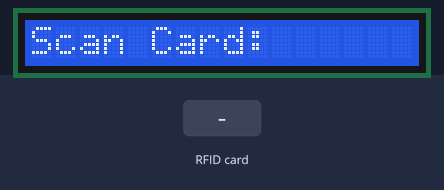
This sketch was run on a simulated Arduino Uno, built with avr-gcc and run on an emulated ATmega328P. Shown: 16×1 character LCD. The inputs (shaded band) are chosen by the test bench. What the sketch prints to the serial monitor is not drawn.

Above: at 2.4 s.
2.5 s: RFID card 5E 7A 19 C4 held to the reader
At 3.3 s:
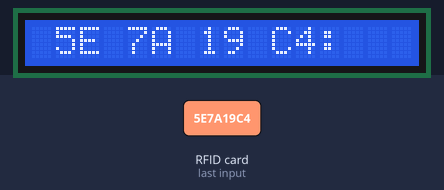
At 4.3 s:
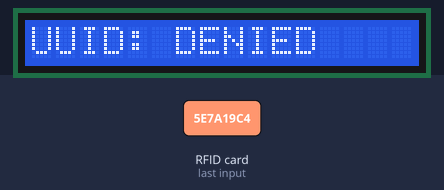
Timing chart, 0 to 5.8 s (numbered marks = the images above; inputs shaded):
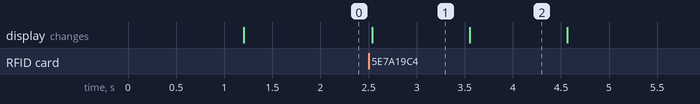

Measured:
- after the input at 2.5 s, the display: changes at once (image 1)
- what the display in image 1 shows lasts 1.1 s, from 2.5 s to 3.6 s

The sketch:

comboI2C_lcd_rfid.ino
```cpp
/*------------------------------------------------------------------------------
  PROJECT:      Module tests
  FILE:         comboI2C_lcd_rfid.ino
  AUTHOR:       SSQ66648
  VERSION:      v1.0
  DESCRIPTION:  Testing and experimentation of Arduino module cobination: RFID-RC522 and LCD-1602A
  ------------------------------------------------------------------------------
  NOTES:
    +
  TESTING RESULTS:
    v1.0:
      Copied releveant parts of LCD test code: still functional.
      setting lcd.begin(0,0) resulted in 2*missing characters from serial input on line 1: returned to begin(16,1).
      did not need to tackle I2C adresses as neither module required same pins.
      current version of comparing UID iteratively takes FAR too long: to be addressed in v2.0
      built in led not outputting high: will test if working on own sketch.
    v1.1:
      comparison delay was caused by forgotten delay() line. However may be able to use comparison such as memcmp() in future versions.
  TODO:
    +
  (lesser) TODO:
    + test LED_BUILTIN is working/fix
    + add LEDs for "access granted" or denied (not entirely relevant but more interesting and relays information at a glance)
  ----------------------------------------------------------------------------*/

//Header files------------------------------------------------------------------
//lcd module
#include <Wire.h>
#include <LiquidCrystal_I2C.h>
//rfid module
#include <SPI.h>
#include <MFRC522.h>


//Definitions-------------------------------------------------------------------
#define RST_PIN         9           // RFID rst pin
#define SS_PIN          10          // RFID ss pin


//Constructors------------------------------------------------------------------
LiquidCrystal_I2C lcd(0x27, 16, 2); // set the LCD address to 0x27 for a 16 chars and 2 line display
MFRC522 mfrc522(SS_PIN, RST_PIN);   // Create rfid instance.


//Member variables--------------------------------------------------------------
int targetCode[] = {89, 213, 190, 178}; //"authenticed UUID" (testing white Card UID (hex): 59 D5 BE B2)


//Setup-------------------------------------------------------------------------
void setup() {
  //feedback LED
  pinMode(LED_BUILTIN, OUTPUT);
  digitalWrite(LED_BUILTIN, LOW);

  Serial.begin(9600);
  //Specify which program is currently running on Arduino
  Serial.println(F("START " __FILE__ " from " __DATE__ "\r\n"));

  //-----initialise LCD steps------
  lcd.init();
  lcd.backlight();

  //testing: previously (16,1)
  lcd.begin(16, 1);

  // Print a message to the LCD.
  lcd.backlight();
  lcd.setCursor(0, 0);
  lcd.print("RFID test...");
  delay(1000);
  lcd.clear();
  lcd.print("Scan Card: ");

  //-----initialise RFID steps-----
  while (!Serial);    // Do nothing if no serial port is opened
  SPI.begin();        // Init SPI bus
  mfrc522.PCD_Init(); // Init MFRC522 card

  Serial.println("Setup complete");
  Serial.println();
}


//Loop--------------------------------------------------------------------------
void loop() {
  //reverse of the "if - no - card / read - then - exit" loops: may change back to that version
  if ( mfrc522.PICC_IsNewCardPresent()) {
    Serial.println("debug: card found");
    if ( mfrc522.PICC_ReadCardSerial()) {
      Serial.println("debug: reading serial...");
      Serial.println();

      //print scanned ID number to both LCD and serial monitor
      Serial.print("Scanned UUID: ");
      lcd.clear();
      //lcd.setCursor(0, 0);
      lcd.print("Scanned UUID: ");
      lcd.setCursor(0, 1);

      //print each byte as hex values (serial and lcd)
      for (byte i = 0; i < mfrc522.uid.size; i++) {
        Serial.print(mfrc522.uid.uidByte[i] < 0x10 ? " 0" : " ");
        Serial.print(mfrc522.uid.uidByte[i], HEX);

        lcd.print(mfrc522.uid.uidByte[i] < 0x10 ? " 0" : " ");
        lcd.print(mfrc522.uid.uidByte[i], HEX);
      }
      Serial.println();

      //leave on screen for a moment
      delay(1000);

      //check found UID against expected one:
      int i = 0;
      boolean match = true;
      //iterate bytes and disable if mismatch found
      while (i < mfrc522.uid.size) {
        if (!(int(mfrc522.uid.uidByte[i]) == int(targetCode[i]))) {
          match = false;
          //show when mismatch occurs on LED
          digitalWrite(LED_BUILTIN, HIGH);
        }
        i++;
      }

      //      delay(1000);
      lcd.clear();
      lcd.setCursor(0, 0);

      if (match) {
        lcd.print("UUID: MATCH");
        Serial.println("Card MATCHED");
      } else {
        lcd.print("UUID: DENIED");
        Serial.println("Card NOT matched");
      }
      Serial.println(" == == == == == == == == == == == == == == ");
      //end read
      mfrc522.PICC_HaltA();

      //leave on screen for a moment
      delay(1000);

      //reset
      lcd.clear();
      lcd.print("Scan Card");
      digitalWrite(LED_BUILTIN, LOW);

    }
  }

  //  if (Serial.available()) {
  //    Serial.println("debug: serial input");
  //
  //    //delay to allow entire message to arrive
  //    delay(100);
  //    //remove all previous display
  //    lcd.clear();
  //    //redisplay instruction line and move cursor to second line for input display
  //    lcd.print("Serial input: ");
  //    lcd.setCursor(0, 1);
  //
  //    char inchar;
  //    while (Serial.available() > 0) {
  //      //input character from incoming serial
  //      inchar = Serial.read();
  //      //restrict input characters to text only (remove issues such as newline charater from attempting to print)
  //      if ((' ' <= inchar) && (inchar <= '~'))
  //        //build string to print
  //        inputString += inchar;
  //    }
  //    lcd.print(inputString);
  //  }

}


//Functions---------------------------------------------------------------------
```
